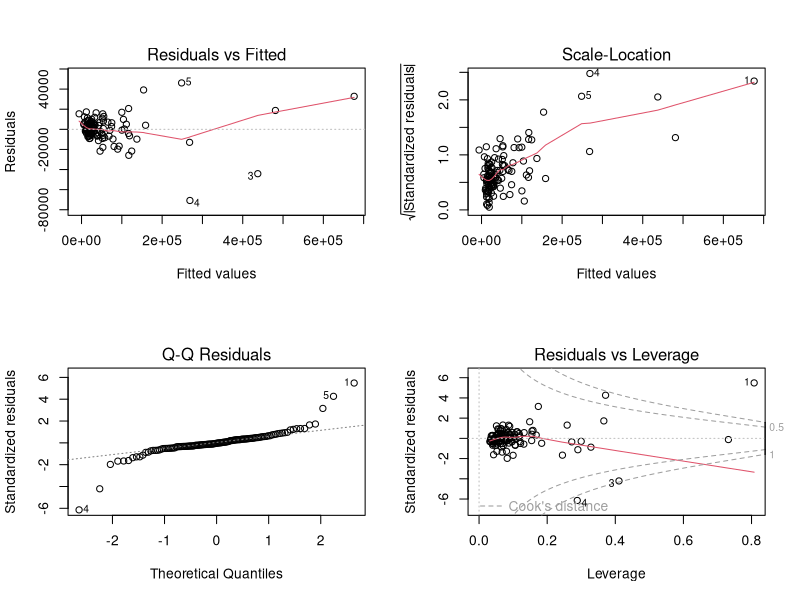
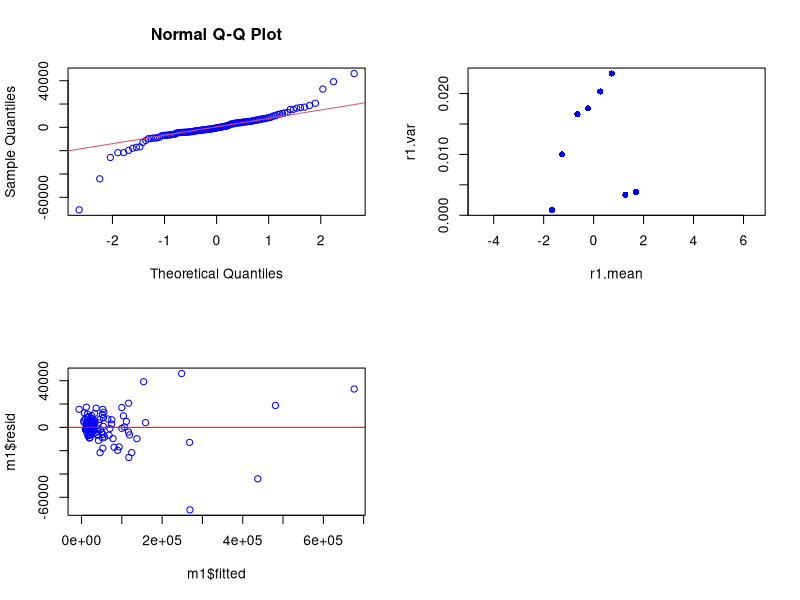
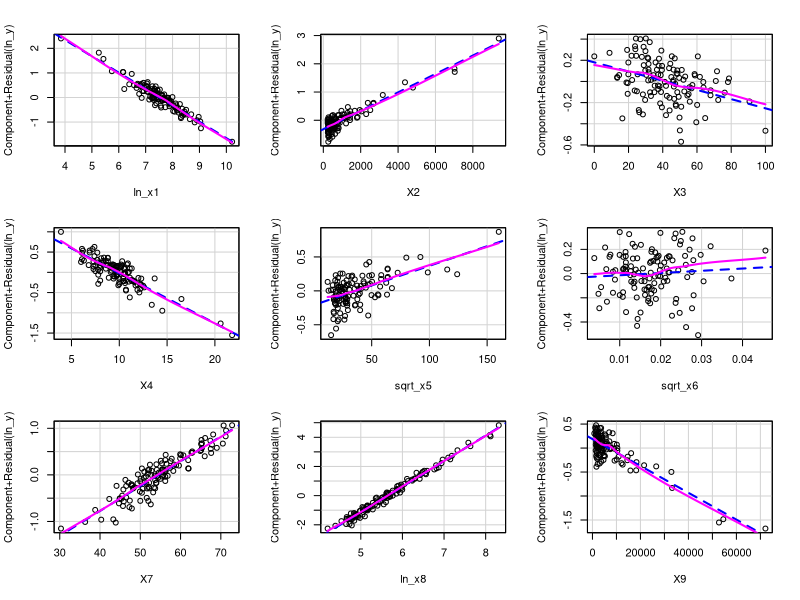
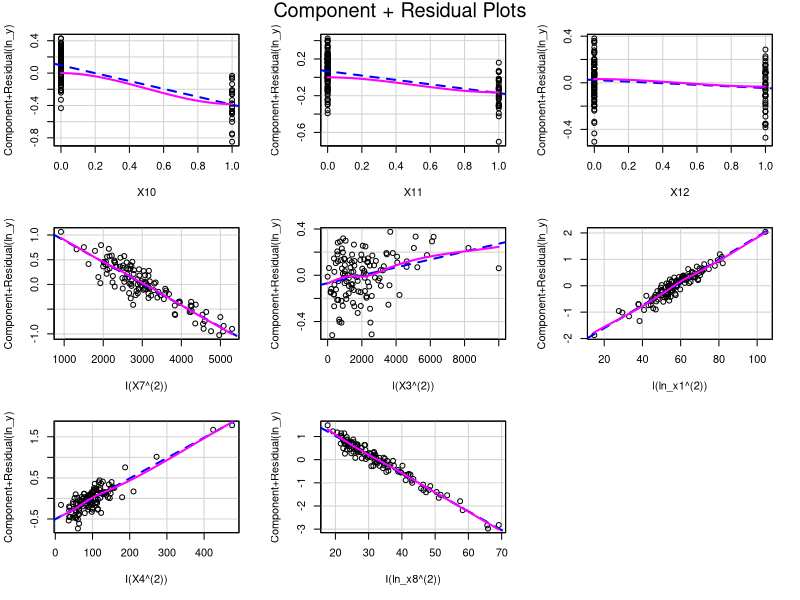
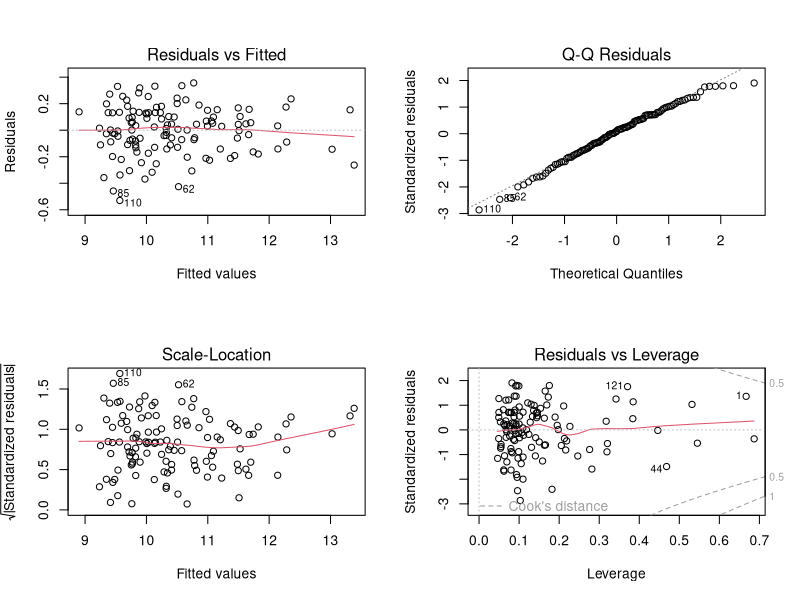
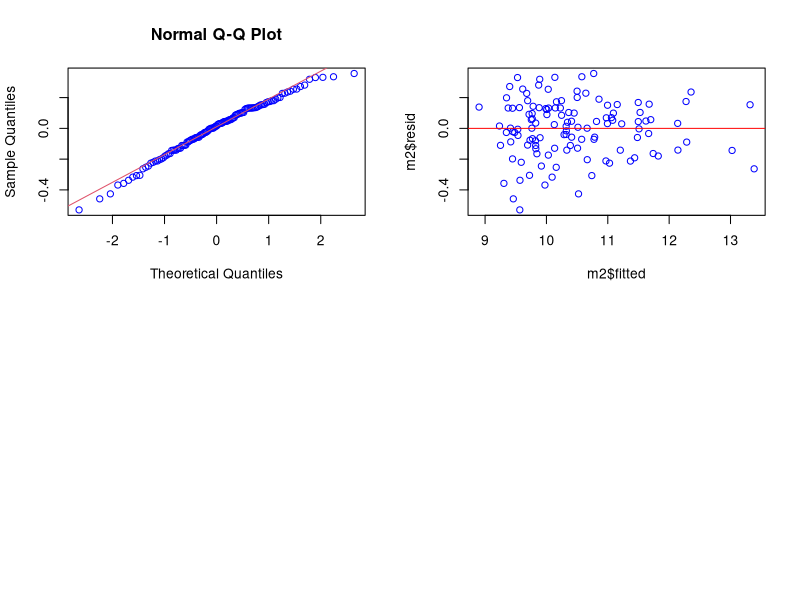
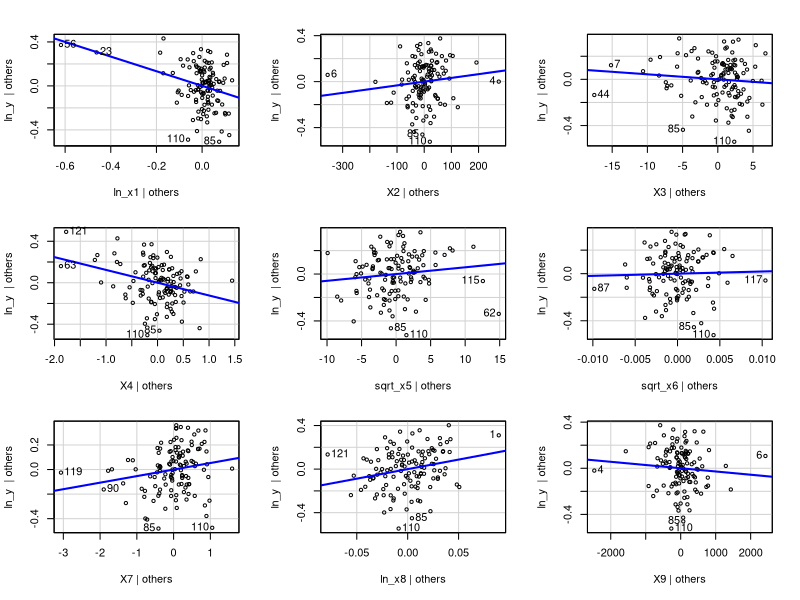
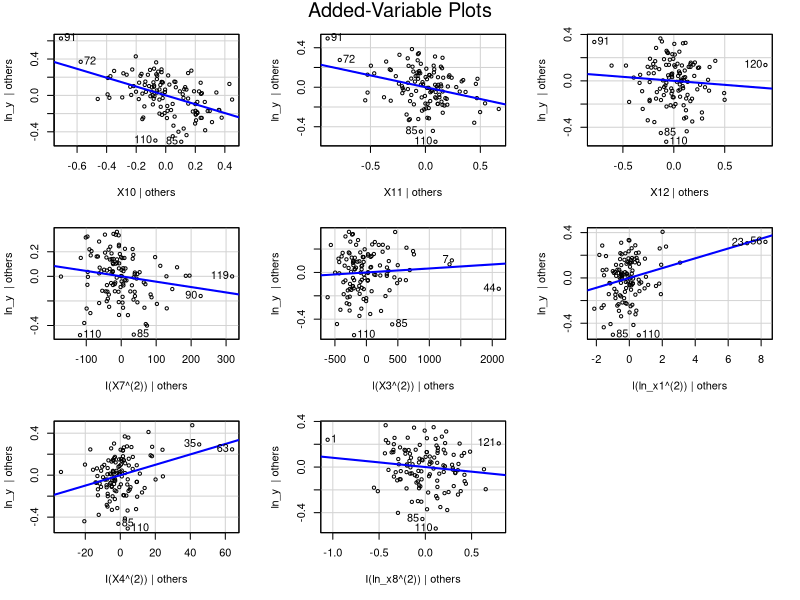

These figures' R source, in order:
library(MASS)
library("car")
data <- read.table("data_estimation.txt", header = FALSE)
summary(data)

y <- data$V11
X1 <- data$V2
X2 <- data$V3
X3 <- data$V4
X4 <- data$V5
X5 <- data$V6
X6 <- data$V7
X7 <- data$V8
X8 <- data$V9
X9 <- data$V10
X10 <- ifelse(data$V12 == 1, 1, 0)
X11 <- ifelse(data$V12 == 2, 1, 0)
X12 <- ifelse(data$V12 == 3, 1, 0)



m1 <- lm(y~X1+X2+X3+X4+X5+X6+X7+X8+X9+X10+X11+X12)

layout(matrix(1:4,2,2))
plot(m1)
qqnorm(m1$resid, col="blue")
qqline(m1$resid, col=2) 
plot(m1$fitted, m1$resid, col="blue")
abline(h=0, col="red")


p1=predict(m1)
r1= rstudent(m1)
r1
summary(r1)
bins=cut(r1, seq(-7.5,7,0.5), right=FALSE) 
r1.mean = tapply(r1,bins,mean)
r1.var =tapply(r1,bins, var)
plot(r1.mean, r1.var, col="blue", pch=16) 


ln_y = log(y)

ln_x1 = log(X1)
ln_x3 = sqrt(X3)
ln_x8 = log(X8)

sqrt_x5 = sqrt(X5)
sqrt_x6 = 1/sqrt(X6)
m2 <- lm(ln_y~ln_x1+X2+X3+X4+sqrt_x5+sqrt_x6+X7+ln_x8+X9+X10+X11+X12+I(X7^(2))+I(X3^(2))+I(ln_x1^(2))+I(X4^(2))+I(ln_x8^(2)))
crPlots(m2)

plot(m2)
qqnorm(m2$resid, col="blue")
qqline(m2$resid, col=2)
plot(m2$fitted, m2$resid, col="blue")
abline(h=0, col="red")

avPlots(m2)

crPlots(m2)

m0=lm(y~1)
forward=step(m0, direction='forward', scope=formula(m2), trace=1)

modelfinal = lm(ln_y ~ X9 + X10 + X11 + I(ln_x8^(2)) + ln_x8 + sqrt_x5 + X12)
plot(modelfinal)
qqnorm(modelfinal$resid, col="blue")
qqline(modelfinal$resid, col=2)
plot(modelfinal$fitted, modelfinal$resid, col="blue")
abline(h=0, col="red")

anova(modelfinal)
